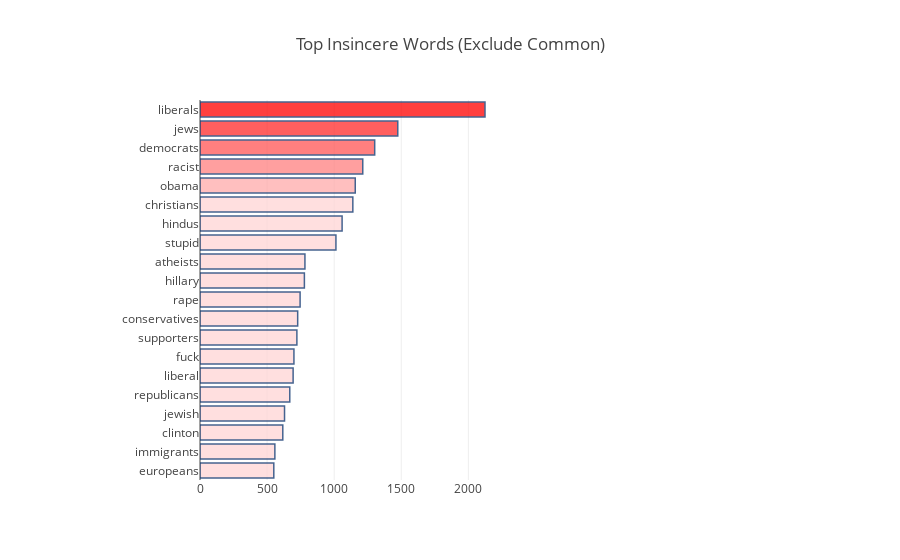

Source (notebook cell):
### Code cell
plot_pandas(top_200_insincere_words, "Top Insincere Words (Exclude Common)")

### Figure 1 — Plotly figure (JSON) as saved in the notebook; plotly's stock layout.template omitted (floating-point values rounded to 4 significant figures)
{"data": [{"marker": {"color": ["#FFD5D5", "#FFD5D5", "#FFD5D5", "#FFD5D5", "#FFD5D5", "#FFD5D5", "#FFD5D5", "#FFD5D5", "#FFD5D5", "#FFD5D5", "#FFD5D5", "#FFD5D5", "#FFD5D5", "#FFD5D5", "#FFD5D5", "#FFAAAA", "#FF8080", "#FF5555", "#FF2A2A", "#FF0000"], "line": {"color": "rgb(8,48,107)", "width": 1.5}}, "opacity": 0.75, "orientation": "h", "type": "bar", "uid": "d467b3df-6682-428b-b8f4-527c9eeb3462", "x": [550, 558, 617, 630, 669, 694, 700, 722, 728, 746, 778, 782, 1013, 1059, 1139, 1157, 1213, 1302, 1474, 2124], "y": ["europeans", "immigrants", "clinton", "jewish", "republicans", "liberal", "fuck", "supporters", "conservatives", "rape", "hillary", "atheists", "stupid", "hindus", "christians", "obama", "racist", "democrats", "jews", "liberals"]}], "layout": {"margin": {"l": 200, "r": 400}, "title": "Top Insincere Words (Exclude Common)"}}
